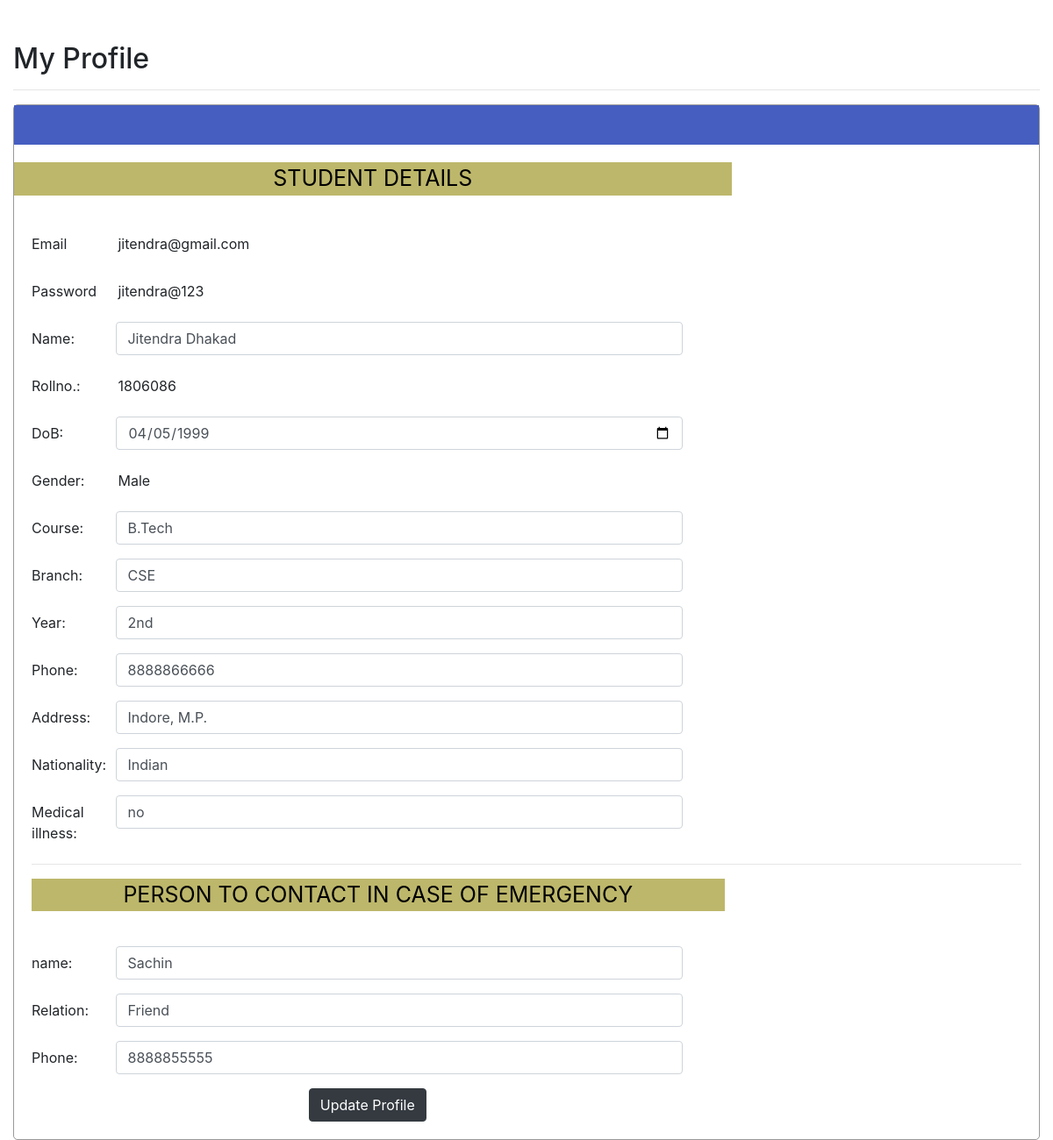
The app's page /user_detail.php (signed in) with its own data.
### tables this page shows
CREATE TABLE `std_data` (
  `ID` int(11) NOT NULL,
  `Name` text NOT NULL,
  `Roll_no` int(10) NOT NULL,
  `DoB` date NOT NULL,
  `Gender` text NOT NULL,
  `Nationality` varchar(25) NOT NULL,
  `Course` text NOT NULL,
  `Branch` varchar(25) NOT NULL,
  `Year` text NOT NULL,
  `Email` varchar(25) NOT NULL,
  `Phone` decimal(10,0) NOT NULL,
  `Password` varchar(15) NOT NULL,
  `Address` varchar(50) NOT NULL,
  `Medical_illness` text NOT NULL,
  `R_name` text NOT NULL,
  `Relation` text NOT NULL,
  `R_phone` decimal(10,0) NOT NULL,
  `Hostel` text NOT NULL,
  `Room_no` text NOT NULL,
  `Fee` text NOT NULL
);

### user_detail.php (the view, shortened to what this page needs)
<!DOCTYPE html>
<html>
<head>
	<link rel="stylesheet" type="text/css" href="./css/bootstrap.min.css">
</head>
<body>
	<br><br>
	<div class="container-fluid">
		<h2>My Profile</h2><hr>
		<div class="detail" style="border: 1.5px solid #999;border-radius:5px;padding: 0px;">
			<div class="top"></div>
			<p id="d1">STUDENT DETAILS</p>
			<?php
				$connect=mysqli_connect('localhost','root','','hms');
		    	?>
				<?php
				if(isset($_SESSION["id"])) {
				$rollno=$_SESSION["id"];
					$sql="SELECT * FROM std_data WHERE Roll_no='$rollno'";
				$result=mysqli_query($connect,$sql);
				if ($result->num_rows > 0) {
				    while($row = $result->fetch_assoc()) {
				        echo '
		<form style="padding: 20px;" action="update.php" method="POST">
		  <div class="form-group row">
		    <label for="staticEmail" class="col-sm-1 col-form-label">Email</label>
		    <div class="col-sm-7">
		      <input type="email" readonly class="form-control-plaintext" name="email" id="staticEmail" value="' . $row["Email"]. '">
		    </div>
		  </div>
		  <div class="form-group row">
		    <label for="pass" class="col-sm-1 col-form-label">Password</label>
		    <div class="col-sm-7">
		      <input type="text" readonly class="form-control-plaintext" name="password" id="pass" value="' . $row["Password"]. '">
		    </div>
		  </div>
		  <div class="form-group row">
		    <label for="name" class="col-sm-1 col-form-label">Name:</label>
		    <div class="col-sm-7">
		      <input type="text" class="form-control" id="name" name="name" value="' . $row["Name"]. '">
		    </div>
		  </div>
		  <div class="form-group row">
		    <label for="roll" class="col-sm-1 col-form-label">Rollno.:</label>
		    <div class="col-sm-7">
		      <input type="number" readonly class="form-control-plaintext" id="roll" name="Roll_no" value="' . $row["Roll_no"]. '">
		    </div>
		  </div>
		  <div class="form-group row">
		    <label for="dob" class="col-sm-1 col-form-label">DoB:</label>
		    <div class="col-sm-7">
		      <input type="date" class="form-control" id="dob" name="dob" value="' . $row["DoB"]. '">
		    </div>
		  </div>
		  <div class="form-group row">
		    <label for="gender" class="col-sm-1 col-form-label">Gender:</label>
		    <div class="col-sm-7">
		      <input type="text" readonly class="form-control-plaintext" id="gender" name="gender" value="' . $row["Gender"]. '">
		    </div>
		  </div>
		  <div class="form-group row">
		    <label for="course" class="col-sm-1 col-form-label">Course:</label>
		    <div class="col-sm-7">
		      <input type="text" class="form-control" id="course" name="course" value="' . $row["Course"]. '">
		    </div>
		  </div>
		  <div class="form-group row">
		    <label for="branch" class="col-sm-1 col-form-label">Branch:</label>
		    <div class="col-sm-7">
		      <input type="text" class="form-control" id="branch" name="branch" value="' . $row["Branch"]. '">
		    </div>
		  </div>
		  <div class="form-group row">
		    <label for="year" class="col-sm-1 col-form-label">Year:</label>
		    <div class="col-sm-7">
		      <input type="text" class="form-control" id="year" name="year" value="' . $row["Year"]. '">
		    </div>
		  </div>
		  <div class="form-group row">
		    <label for="year" class="col-sm-1 col-form-label">Phone:</label>
		    <div class="col-sm-7">
		      <input type="tel" class="form-control" id="year" name="phone" value="' . $row["Phone"]. '">
		    </div>
		  </div>
		  <div class="form-group row">
		    <label for="address" class="col-sm-1 col-form-label">Address:</label>
		    <div class="col-sm-7">
		      <input type="text" class="form-control" id="address" name="address" value="' . $row["Address"]. '">
		    </div>
		  </div>
		  <div class="form-group row">
		    <label for="nationality" class="col-sm-1 col-form-label">Nationality:</label>
		    <div class="col-sm-7">
		      <input type="text" class="form-control" id="nationality" name="nationality" value="' . $row["Nationality"]. '">
		    </div>
		  </div>
		  <div class="form-group row">
		    <label for="med" class="col-sm-1 col-form-label">Medical illness:</label>
		    <div class="col-sm-7">
		      <input type="text" class="form-control" id="med" name="med" value="' . $row["Medical_illness"]. '">
		    </div>
		  </div>
		  <hr>
			<p id="d1">PERSON TO CONTACT IN CASE OF EMERGENCY</p><br>
		  <div class="form-group row">
		    <label for="rname" class="col-sm-1 col-form-label">name:</label>
		    <div class="col-sm-7">
		      <input type="text" class="form-control" id="rname" name="rname" value="' . $row["R_name"]. '">
		    </div>
		  </div>
		  <div class="form-group row">
		    <label for="rel" class="col-sm-1 col-form-label">Relation:</label>
		    <div class="col-sm-7">
		      <input type="text" class="form-control" id="rel" name="rel" value="' . $row["Relation"]. '">
		    </div>
		  </div>
		  <div class="form-group row">
		    <label for="rphone" class="col-sm-1 col-form-label">Phone:</label>
		    <div class="col-sm-7">
		      <input type="tel" class="form-control" id="rphone" name="rphone" value="' . $row["R_phone"]. '">
		    </div>
		  </div>
		  <input type="submit" class="btn btn-dark btn-large" style="margin-left: 28%;" name="submit" value="Update Profile">
		</form>';
	}}}
	?>
	</div>
	</div>
</body>
</html>

### user_detail.php (style rules this page uses)
.top { height: 45px; width: 100%; background-color: #465EC0; margin: 0px 0px 20px 0px; }
#d1 { background-color: darkkhaki; color: black; text-align: center; font-size: 25px; margin-right: 30%; }

### records on screen
std_data: email "jitendra@gmail.com", password "jitendra@123", name "Jitendra Dhakad", Roll_no "1806086", dob "04/05/1999", gender "Male", course "B.Tech", branch "CSE", year "2nd", phone "8888866666", address "Indore, M.P.", nationality "Indian", med "no", rname "Sachin", rel "Friend", rphone "8888855555"
